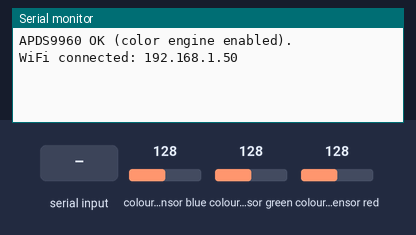
Recording of a sketch running on a simulated ESP32. On the bench: the last lines printed to the serial monitor. The inputs (shaded band) are chosen by the test bench; at power-on: colour sensor blue 128, colour sensor green 128, colour sensor red 128. WiFi joins after 1.5 s; servers stay silent unless stated.

Above: at 3.0 s.
3.1 s: "L" received over Serial
At 4.3 s:
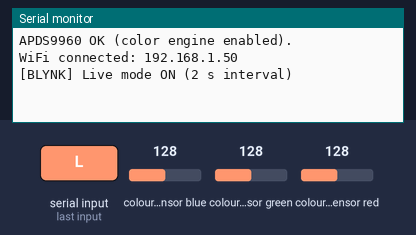
4.6 s: "S" received over Serial
At 5.2 s:
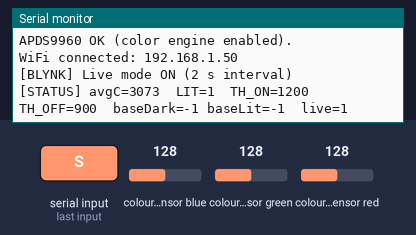
6.1 s: "1" received over Serial
At 6.6 s:
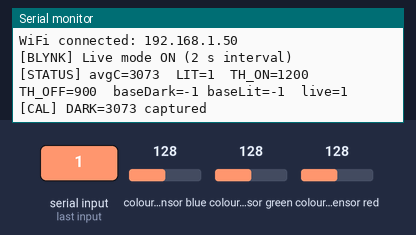
7.6 s: "2" received over Serial
At 8.5 s:
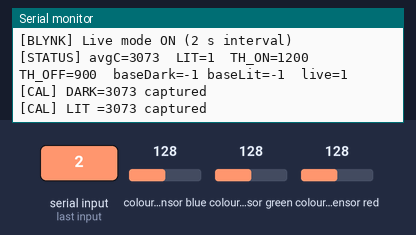
9.1 s: "C" received over Serial
At 9.8 s:
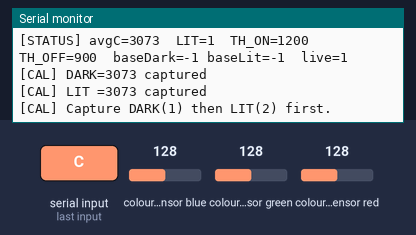
10.6 s: "L" received over Serial
At 11.8 s:
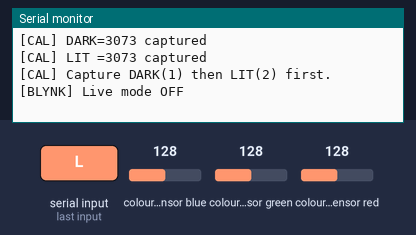

The sketch:

Demo1.ino
```cpp
/********  Demo 1: Exit Sign Health Monitor (APDS9960 + Blynk IoT Web)  ********
 * - Sends to Blynk only when live mode is ON (toggle by pressing 'L' in Serial)
 * - Push interval = 2000 ms (2 s)
 * Blynk Datastreams:
 *   V0 (Integer 0..4095): Light value (avg of APDS9960 'Clear')
 *   V1 (Integer 0/1): 1=Exit Sign: FUNCTION (green), 0=NOT FUNCTION (red)
 * Code by Solehin Rizal
 *******************************************************************************/

#define BLYNK_TEMPLATE_ID "AMBIK DARI BLYNK"
#define BLYNK_TEMPLATE_NAME "AMBIK DARI BLYNK"
#define BLYNK_AUTH_TOKEN "AMBIK DARI BLYNK"

#include <WiFi.h>
#include <BlynkSimpleEsp32.h>
#include <Wire.h>
#include <Adafruit_APDS9960.h>

// ===== WiFi =====
char ssid[] = "GANTI DGN NAMA WIFI/HOTSPOT";
char pass[] = "PASSWORD WIFI/HOTSPOT";

// ===== APDS9960 (I2C) =====
Adafruit_APDS9960 apds;   // SDA=21, SCL=22 on ESP32 by default

// ===== Light processing =====
const int    AVG_WIN = 8;     // moving average window
uint32_t     acc = 0;
int          accCount = 0;
uint16_t     avgC = 0;        // averaged 'clear' channel
bool         isLit = false;   // decision

// Thresholds (set via serial 1/2/C or tweak manually)
uint16_t TH_ON  = 1200;       // avgC >= TH_ON  => LIT (FUNCTION)
uint16_t TH_OFF =  900;       // avgC <= TH_OFF => DARK (NOT FUNCTION)

// Baselines for quick auto-cal
int baseDark = -1, baseLit = -1;

// ===== Blynk rate control =====
BlynkTimer timer;
const uint32_t PUSH_MS = 2000;       // 2 seconds
int  timerId = -1;                    // active timer id, -1 when stopped
bool liveMode = false;                // toggled by 'L' in Serial

// Reduce noise: only send V0 if changed enough; V1 only when state changes
#define V0_DEADBAND  25
uint16_t lastV0 = 65535;
int      lastV1 = -1;

// ---------- Blynk push ----------
void pushToBlynk(){
  // V0: light (with deadband)
  if (abs((int)avgC - (int)lastV0) >= V0_DEADBAND){
    Blynk.virtualWrite(V0, avgC);
    lastV0 = avgC;
  }

  // V1: status (only on change) + set label/color
  int v1 = isLit ? 1 : 0;
  if (v1 != lastV1){
    Blynk.virtualWrite(V1, v1);
    if (v1 == 1){
      Blynk.setProperty(V1, "label", "Exit Sign: FUNCTION");
      Blynk.setProperty(V1, "color", "#00C851"); // green
    } else {
      Blynk.setProperty(V1, "label", "Exit Sign: NOT FUNCTION");
      Blynk.setProperty(V1, "color", "#ff4444"); // red
    }
    lastV1 = v1;
  }
}

// Start/stop the periodic push
void setLiveMode(bool on){
  if (on && timerId < 0){
    timerId = timer.setInterval(PUSH_MS, pushToBlynk);
    Serial.println("[BLYNK] Live mode ON (2 s interval)");
  } else if (!on && timerId >= 0){
    timer.deleteTimer(timerId);
    timerId = -1;
    Serial.println("[BLYNK] Live mode OFF");
  }
  liveMode = on;
}

void setup() {
  Serial.begin(115200);

  // I2C + APDS9960
  Wire.begin(); // (defaults SDA=21, SCL=22)
  if (!apds.begin()){
    Serial.println("APDS9960 not found. Check I2C wiring (SDA=21, SCL=22, 3V3, GND).");
    while(1) delay(1000);
  }
  apds.enableColor(true);
  Serial.println("APDS9960 OK (color engine enabled).");

  // WiFi + Blynk
  Blynk.begin(BLYNK_AUTH_TOKEN, ssid, pass);
  Serial.printf("WiFi connected: %s\n", WiFi.localIP().toString().c_str());

  // Start with live mode OFF (you control it with 'L')
  setLiveMode(false);
}

void loop() {
  Blynk.run();
  timer.run();

  // ---- Read APDS9960 (use Clear channel 'c') ----
  while (!apds.colorDataReady()) delay(5);
  uint16_t r,g,b,c;
  apds.getColorData(&r,&g,&b,&c);

  // Moving average
  acc += c; accCount++;
  if (accCount >= AVG_WIN){
    avgC = acc / AVG_WIN;
    acc = 0; accCount = 0;

    // Decision with hysteresis
    if (!isLit && avgC >= TH_ON)  isLit = true;
    if ( isLit && avgC <= TH_OFF) isLit = false;

    // (No NeoPixel output per request)
    // Serial live view (optional) when NOT sending to Blynk
    // (We’ll keep it quiet unless you ask for S)
  }

  // ---- Serial commands ----
  while (Serial.available()){
    char k = toupper(Serial.read());
    if (k=='L'){ setLiveMode(!liveMode); }               // toggle 2s push
    else if (k=='S'){
      Serial.printf("[STATUS] avgC=%u  LIT=%d  TH_ON=%u TH_OFF=%u  baseDark=%d baseLit=%d  live=%d\n",
        avgC, isLit, TH_ON, TH_OFF, baseDark, baseLit, liveMode);
    }
    else if (k=='1'){ baseDark = avgC; Serial.printf("[CAL] DARK=%d captured\n", baseDark); }
    else if (k=='2'){ baseLit  = avgC; Serial.printf("[CAL] LIT =%d captured\n",  baseLit ); }
    else if (k=='C'){
      if (baseDark>=0 && baseLit>=0 && baseLit>baseDark+50){
        int mid = (baseLit + baseDark)/2;
        int margin = max(30, (baseLit - baseDark)/10); // 10% or >=30
        TH_ON  = mid + margin;
        TH_OFF = mid - margin;
        Serial.printf("[CAL] TH_ON=%u  TH_OFF=%u (mid=%d, margin=%d)\n", TH_ON, TH_OFF, mid, margin);
      } else {
        Serial.println("[CAL] Capture DARK(1) then LIT(2) first.");
      }
    }
  }
}
```

Measured:
- after the input at 3.1 s, the serial monitor: prints a new line at once (image 1)
- after the input at 4.6 s, the serial monitor: prints a new line at once (image 2)
- after the input at 6.1 s, the serial monitor: prints a new line at once (image 3)
- after the input at 7.6 s, the serial monitor: prints a new line at once (image 4)
- after the input at 9.1 s, the serial monitor: prints a new line at once (image 5)
- after the input at 10.6 s, the serial monitor: prints a new line at once (image 6)
